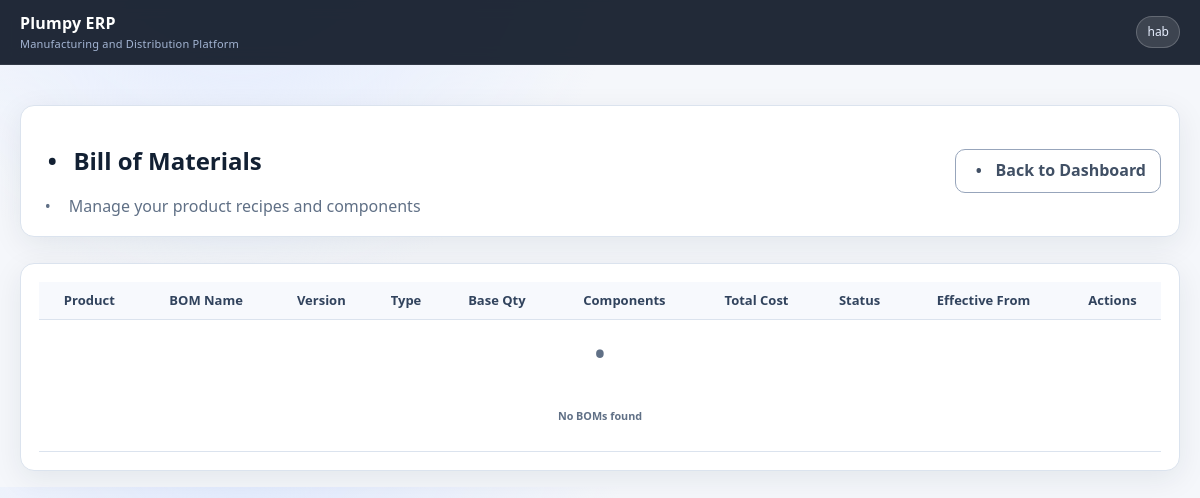
The page /production/boms/ (signed in) on the database as committed earlier.
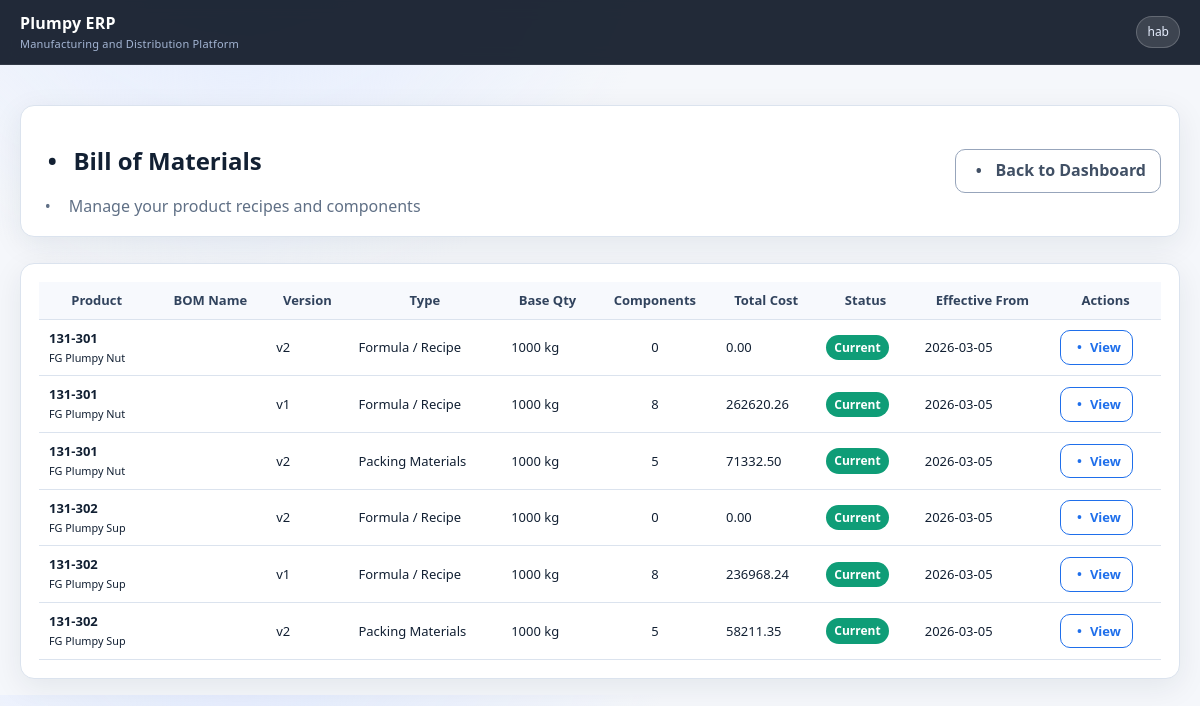
The same page on the database as committed later.
### apps/production/models.py (models this page shows, shortened)
class BOM(CompanyModel):
    BOM_TYPE_CHOICES = [
        ("formula", "Formula / Recipe"),
        ("packing", "Packing Materials"),
    ]
    product = models.ForeignKey(
        Item,
        on_delete=models.PROTECT,
        limit_choices_to={"category": "finished"},
        related_name="boms",
    )
    bom_type = models.CharField(
        max_length=20,
        choices=BOM_TYPE_CHOICES,
        default="formula",
    )
    version = models.PositiveIntegerField(default=1)
    is_active = models.BooleanField(default=True)
    is_default = models.BooleanField(
        default=False,
        help_text="Default BOM for this product type",
    )
    effective_from = models.DateField(default=timezone.now)
    effective_to = models.DateField(
        null=True,
        blank=True,
        help_text="Leave blank if currently active",
    )
    notes = models.TextField(
        blank=True,
        help_text="Example: WHO compliant recipe v2.3",
    )
    base_quantity = models.DecimalField(
        max_digits=10,
        decimal_places=4,
        default=Decimal("1000.0000"),
        help_text="Base quantity (1000 kg)",
    )
    base_uom = models.ForeignKey(
        Unit,
        on_delete=models.PROTECT,
        related_name="bom_base_units",
    )
    yield_percent = models.DecimalField(
        max_digits=7,
        decimal_places=2,
        default=100.00,
        validators=[
            MinValueValidator(0),
            MaxValueValidator(100),
        ],
        help_text="Expected yield %",
    )
    created_at = models.DateTimeField(auto_now_add=True)
    updated_at = models.DateTimeField(auto_now=True)
    created_by = models.ForeignKey(
        "auth.User",
        on_delete=models.SET_NULL,
        null=True,
        blank=True,
        related_name="created_boms",
    )
    class Meta:
        unique_together = [["product", "bom_type", "version"]]
        ordering = ["product", "bom_type", "-version"]
        indexes = [
            models.Index(fields=["product", "bom_type", "is_active"]),
            models.Index(fields=["effective_from", "effective_to"]),
        ]
        verbose_name = "Bill of Materials"
        verbose_name_plural = "Bills of Materials"
    @property
    def is_current(self):
        today = timezone.now().date()
        valid_from = self.effective_from <= today
        not_expired = not self.effective_to or self.effective_to >= today
        return self.is_active and valid_from and not_expired
    @property
    def total_material_cost_per_base(self):
        total = Decimal("0")
        lines = self.lines.select_related("component")
        for line in lines:
            cost = line.quantity_per_base * (
                line.component.unit_cost or Decimal("0")
            )
            total += cost
        return total

class BOMLine(CompanyModel):
    bom = models.ForeignKey(
        BOM,
        on_delete=models.CASCADE,
        related_name="lines",
    )
    component = models.ForeignKey(
        Item,
        on_delete=models.PROTECT,
        limit_choices_to={"category__in": ["raw", "packing"]},
        related_name="bom_lines",
    )
    quantity_per_base = models.DecimalField(
        max_digits=15,
        decimal_places=6,
        validators=[MinValueValidator(0.000001)],
    )
    unit = models.ForeignKey(
        Unit,
        on_delete=models.PROTECT,
        related_name="bom_line_units",
    )
    wastage_percentage = models.DecimalField(
        max_digits=5,
        decimal_places=2,
        default=0,
        validators=[
            MinValueValidator(0),
            MaxValueValidator(100),
        ],
    )
    sequence = models.PositiveSmallIntegerField(
        default=10,
        help_text="10,20,30 order",
    )
    is_critical = models.BooleanField(default=False)
    notes = models.CharField(
        max_length=250,
        blank=True,
    )
    created_at = models.DateTimeField(auto_now_add=True)
    updated_at = models.DateTimeField(auto_now=True)
    class Meta:
        ordering = ["bom", "sequence", "id"]
        unique_together = [["bom", "component"]]
        indexes = [
            models.Index(fields=["bom", "component"]),
        ]
        verbose_name = "BOM Line"
        verbose_name_plural = "BOM Lines"

### apps/core/models.py (models this page shows, shortened)
class CompanyModel(models.Model):
    company = models.ForeignKey(
        'company.Company',
        on_delete=models.CASCADE,
        related_name='%(class)s_set',
        help_text="Company this record belongs to",
        null=True,
        blank=True
    )
    class Meta:
        abstract = True

class Item(CompanyModel):
    ITEM_CATEGORY = (
        ('raw', 'Raw Material'),
        ('semi', 'Semi-Finished'),
        ('finished', 'Finished Product'),
        ('packing', 'Packing Material'),
        ('consumable', 'Consumable'),
        ('asset', 'Fixed Asset'),
    )
    PRODUCT_TYPE = (
        ('plumpy_nut', "Plumpy'Nut"),
        ('plumpy_sup', "Plumpy'Sup"),
        ('other', 'Other'),
    )
    STOCK_VALUATION_METHOD = (
        ('fifo', 'FIFO - First In First Out'),
        ('lifo', 'LIFO - Last In First Out'),
        ('average', 'Weighted Average'),
        ('standard', 'Standard Cost'),
    )
    code = models.CharField(max_length=50, unique=True, db_index=True, help_text="Unique item code")
    peach_code = models.CharField(max_length=100, blank=True, verbose_name="Peach / Purchase Name")
    name = models.CharField(max_length=200, help_text="Item name")
    description = models.TextField(blank=True, help_text="Detailed description")
    category = models.CharField(max_length=20, choices=ITEM_CATEGORY, db_index=True)
    product_type = models.CharField(max_length=20, choices=PRODUCT_TYPE, blank=True, null=True)
    unit = models.ForeignKey(Unit, on_delete=models.PROTECT, related_name='items')
    is_active = models.BooleanField(default=True, db_index=True)
    is_purchased = models.BooleanField(default=True, help_text="Can this item be purchased?")
    is_sold = models.BooleanField(default=False, help_text="Can this item be sold?")
    is_stocked = models.BooleanField(default=True, help_text="Is this item stocked in inventory?")
    shelf_life_days = models.PositiveIntegerField(
        null=True,
        blank=True,
        help_text="730 for 24 months"
    )
    min_shelf_life_on_receipt = models.PositiveIntegerField(
        default=180,
        help_text="Minimum remaining shelf life when received (days)"
    )
    allergen_peanut = models.BooleanField(default=False, help_text="Contains peanut allergen")
    pack_size_kg = models.DecimalField(
        max_digits=8,
        decimal_places=4,
        null=True,
        blank=True,
        help_text="e.g. 0.092 for Plumpy'Nut sachet"
    )
    weight_kg = models.DecimalField(
        max_digits=10,
        decimal_places=4,
        null=True,
        blank=True,
        help_text="Item weight in kg"
    )
    volume_m3 = models.DecimalField(
        max_digits=10,
        decimal_places=4,
        null=True,
        blank=True,
        help_text="Item volume in cubic meters"
    )
    valuation_method = models.CharField(
        max_length=20,
        choices=STOCK_VALUATION_METHOD,
        default='average',
        help_text="Method used for stock valuation"
    )
    std_unit_price = models.DecimalField(
        max_digits=12,
        decimal_places=4,
        default=Decimal('0.0000'),
        verbose_name="Standard Unit Price",
        help_text="Standard / budgeted unit price (for variance analysis)"
    )
    unit_cost = models.DecimalField(
        max_digits=12,
        decimal_places=4,
        default=Decimal('0.0000'),
        verbose_name="Unit Cost",
        help_text="Cost per unit (per kg, per piece, etc.) - last purchase or average cost"
    )
    current_avg_cost = models.DecimalField(
        max_digits=12,
        decimal_places=4,
        default=Decimal('0.0000'),
        editable=False,
        verbose_name="Average Cost",
        help_text="Weighted average cost from purchases"
    )
    current_stock = models.DecimalField(
        max_digits=15,
        decimal_places=4,
        default=Decimal('0.0000'),
        verbose_name="Current Stock",
        help_text="Current quantity in stock (in the item's base unit)"
    )
    minimum_stock = models.DecimalField(
        max_digits=12,
        decimal_places=4,
        default=Decimal('0.0000'),
        verbose_name="Minimum Stock Level",
        help_text="Alert when stock falls below this level (safety stock)"
    )
    maximum_stock = models.DecimalField(
        max_digits=12,
        decimal_places=4,
        default=Decimal('0.0000'),
        verbose_name="Maximum Stock Level",
        help_text="Maximum desired stock level"
    )
    reorder_point = models.DecimalField(
        max_digits=12,
        decimal_places=4,
        default=Decimal('0.0000'),
        verbose_name="Reorder Point",
        help_text="When stock reaches this level, trigger reorder (should be >= minimum_stock)"
    )
    reorder_quantity = models.DecimalField(
        max_digits=12,
        decimal_places=4,
        default=Decimal('0.0000'),
        verbose_name="Reorder Quantity",
        help_text="Suggested quantity to order when below reorder point"
    )
    lead_time_days = models.PositiveIntegerField(
        default=0,
        help_text="Typical lead time in days for procurement"
    )
    tax_rate = models.DecimalField(
        max_digits=5,
        decimal_places=2,
        default=15.00,
        help_text="VAT/Tax rate percentage"
    )
    hs_code = models.CharField(
        max_length=20,
        blank=True,
        verbose_name="HS Code",
        help_text="Harmonized System code for customs"
    )
    default_location = models.CharField(
        max_length=100,
        blank=True,
        help_text="Default storage location in warehouse"
    )
    bin_location = models.CharField(
        max_length=50,
        blank=True,
        help_text="Bin/shelf location"
    )
    created_at = models.DateTimeField(auto_now_add=True)
    updated_at = models.DateTimeField(auto_now=True)
    created_by = models.ForeignKey(
        'auth.User',
        on_delete=models.SET_NULL,
        null=True,
        blank=True,
        related_name='created_items'
    )
    class Meta:
        verbose_name = "Item"
        verbose_name_plural = "Items"
        ordering = ['code']
        indexes = [
            models.Index(fields=['code']),
            models.Index(fields=['category']),
            models.Index(fields=['is_active']),
            models.Index(fields=['product_type']),
            models.Index(fields=['current_stock', 'minimum_stock']),
        ]

### apps/production/views.py (the view)
# urls.py: path('boms/', views.bom_list, name='bom_list'),
@login_required
def bom_list(request):
    boms = BOM.objects.filter(is_active=True).select_related('product').prefetch_related('lines')
    for bom in boms:
        bom.component_count = bom.lines.count()
    context = {
        'boms': boms,
    }
    return render(request, 'production/bom_list.html', context)

### apps/company/context_processors.py (called while the page is built)
def company_context(request):
    context = {}
    company_id = request.session.get('current_company_id')
    if company_id:
        try:
            company = Company.objects.get(id=company_id, is_active=True)
            context['current_company'] = company
            request.company = company  # Set on request for backward compatibility
        except Company.DoesNotExist:
            context['current_company'] = None
            if 'current_company_id' in request.session:
                del request.session['current_company_id']
            if 'current_company_name' in request.session:
                del request.session['current_company_name']
    else:
        context['current_company'] = None
    context['available_companies'] = Company.objects.filter(is_active=True)
    return context

### apps/production/templates/production/bom_list.html (shortened to what the changed rows need)
{% extends 'base.html' %}
{% load static %}
{% block extra_css %}
<link rel="stylesheet" href="https://cdn.datatables.net/1.13.6/css/dataTables.bootstrap5.min.css">
{% endblock %}
{% block content %}
<div class="container-fluid py-4">
    <div class="row mb-4">
        <div class="col-12">
            <div class="card shadow-sm">
                <div class="card-body d-flex justify-content-between align-items-center">
                    <div>
                        <h2 class="mb-1">
                            <i class="bi bi-file-text me-2 text-primary"></i>Bill of Materials
                        </h2>
                    </div>
                </div>
            </div>
        </div>
    </div>
    <div class="row">
        <div class="col-12">
            <div class="card shadow-sm">
                <div class="card-body">
                    <div class="table-responsive">
                        <table class="table table-hover" id="bomTable">
                            <thead class="table-light">
                                <tr>
                                    <th>Product</th>
                                    <th>BOM Name</th>
                                    <th>Version</th>
                                    <th>Type</th>
                                    <th>Base Qty</th>
                                    <th>Components</th>
                                    <th>Total Cost</th>
                                    <th>Status</th>
                                    <th>Effective From</th>
                                    <th>Actions</th>
                                </tr>
                            </thead>
                            <tbody>
                                {% for bom in boms %}
                                <tr>
                                    <td>
                                        <strong>{{ bom.product.code }}</strong>
                                        <br><small>{{ bom.product.name }}</small>
                                    </td>
                                    <td>{{ bom.name }}</td>
                                    <td>v{{ bom.version }}</td>
                                    <td>{{ bom.get_bom_type_display }}</td>
                                    <td>1000 kg</td>
                                    <td class="text-center">{{ bom.component_count }}</td>
                                    <td class="text-end">{{ bom.total_material_cost_per_base|floatformat:2 }}</td>
                                    <td>
                                        {% if bom.is_active %}
                                            {% if bom.is_current %}
                                            <span class="badge bg-success">Current</span>
                                            {% else %}
                                            <span class="badge bg-warning">Inactive</span>
                                            {% endif %}
                                        {% else %}
                                        <span class="badge bg-secondary">Inactive</span>
                                        {% endif %}
                                    </td>
                                    <td>{{ bom.effective_from|date:"Y-m-d" }}</td>
                                    <td>
                                        <a href="{% url 'production:bom_detail' bom.id %}" class="btn btn-sm btn-outline-primary">
                                            <i class="bi bi-eye"></i> View
                                        </a>
                                    </td>
                                </tr>
                                {% empty %}
                                <tr>
                                    <td colspan="10" class="text-center py-5">
                                        <i class="bi bi-inbox fs-1 d-block mb-3 text-muted"></i>
                                        <h5 class="text-muted">No BOMs found</h5>
                                    </td>
                                </tr>
                                {% endfor %}
                            </tbody>
                        </table>
                    </div>
                </div>
            </div>
        </div>
    </div>
</div>
{% endblock %}

Rows that differ between the two databases and show on the page:
added BOM: product.code "131-301", product.name "FG Plumpy Nut", version "2", bom_type "Formula / Recipe", component_count "0", total_material_cost_per_base "0.00", is_active "Current", effective_from "2026-03-05"
added BOM: product.code "131-301", product.name "FG Plumpy Nut", version "1", bom_type "Formula / Recipe", component_count "8", total_material_cost_per_base "262620.26", is_active "Current", effective_from "2026-03-05"
added BOM: product.code "131-301", product.name "FG Plumpy Nut", version "2", bom_type "Packing Materials", component_count "5", total_material_cost_per_base "71332.50", is_active "Current", effective_from "2026-03-05"
added BOM: product.code "131-302", product.name "FG Plumpy Sup", version "2", bom_type "Formula / Recipe", component_count "0", total_material_cost_per_base "0.00", is_active "Current", effective_from "2026-03-05"
added BOM: product.code "131-302", product.name "FG Plumpy Sup", version "1", bom_type "Formula / Recipe", component_count "8", total_material_cost_per_base "236968.24", is_active "Current", effective_from "2026-03-05"
added BOM: product.code "131-302", product.name "FG Plumpy Sup", version "2", bom_type "Packing Materials", component_count "5", total_material_cost_per_base "58211.35", is_active "Current", effective_from "2026-03-05"
Other text that changed with them:
text no longer shown: "No BOMs found"
